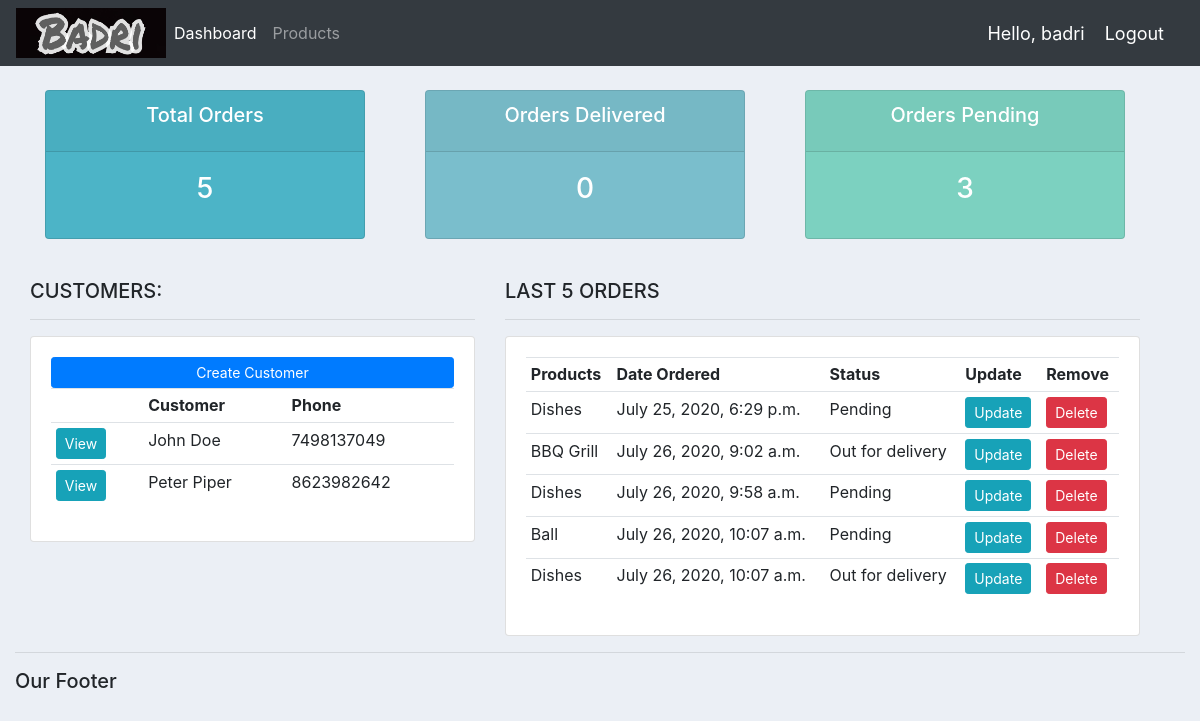
Page / (signed in) on the earlier database version.
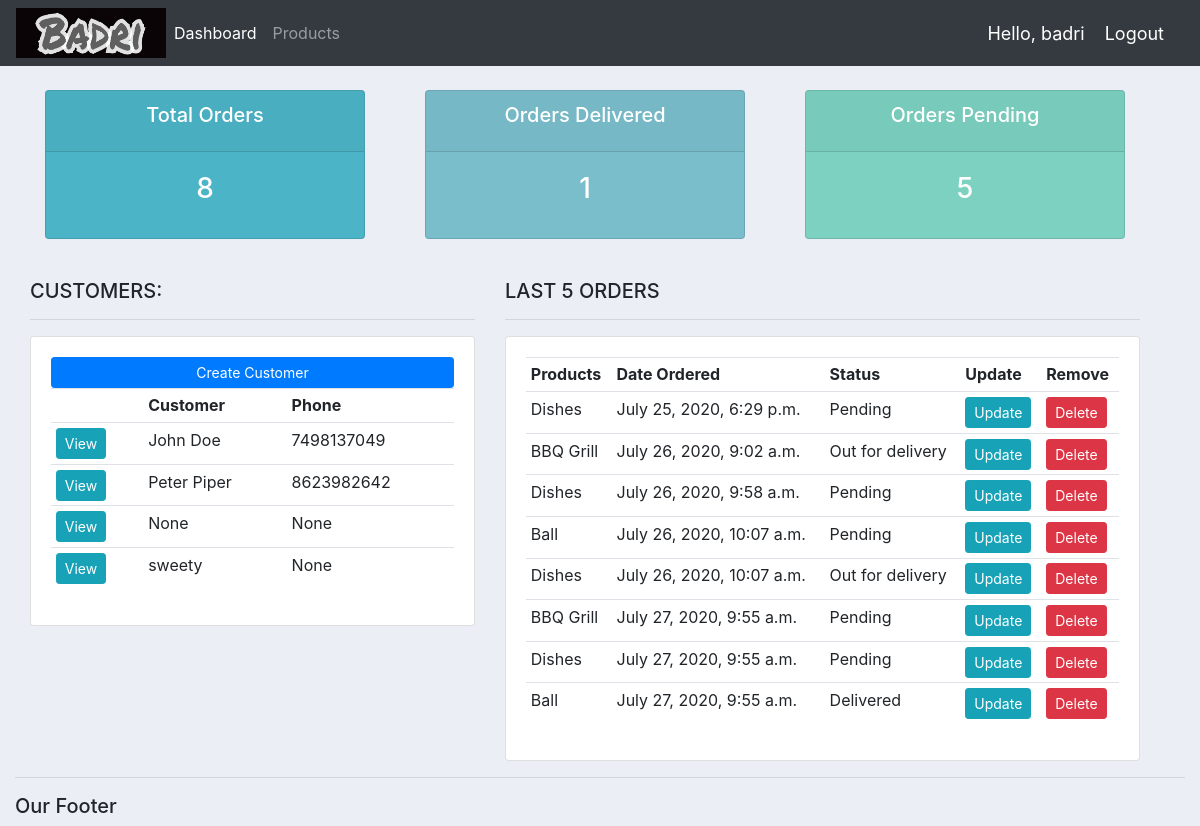
Same page on the later database version.
### accounts/models.py (models this page shows, shortened)
class Customer(models.Model):
    user = models.OneToOneField(User, blank=True, null=True, on_delete=models.CASCADE)
    name = models.CharField(max_length=200, null=True)
    phone = models.CharField(max_length=200, null=True)
    email = models.EmailField()
    profile_pic = models.ImageField(default="profile_pic.png", null=True, blank=True)
    date_created = models.DateTimeField(auto_now_add=True)

class Order(models.Model):
    STATUS = (
        ('Pending', 'Pending'),
        ('Out for delivery', 'Out for delivery'),
        ('Delivered', 'Delivered'),
    )
    customer = models.ForeignKey(Customer, null=True, on_delete=models.SET_NULL)
    product = models.ForeignKey(Product, null=True, on_delete=models.SET_NULL)
    date_created = models.DateTimeField(auto_now_add=True, null=True)
    status = models.CharField(max_length=200, null=True, choices=STATUS)
    note = models.CharField(max_length=1000, null=True)

class Product(models.Model):
    CATEGORY = (
        ('Indoor', 'Indoor'),
        ('Out Door', 'Out Door'),
    )
    name = models.CharField(max_length=200, null=True)
    price = models.FloatField(null=True)
    category = models.CharField(max_length=200, null=True, choices=CATEGORY)
    description = models.CharField(max_length=200, null=True)
    date_created = models.DateTimeField(auto_now_add=True, null=True)
    tags = models.ManyToManyField(Tag)
    def __str__(self):
        return self.name

### accounts/decorators.py (the view)
    def wrapper_func(request, *args, **kwargs):
        group = None
        if request.user.groups.exists():
            group = request.user.groups.all()[0].name
        if group == 'customer':
            return redirect('user-page')
        if group == 'admin':
            return view_func(request, *args, **kwargs)

### accounts/views.py (called while the page is built)
@login_required(login_url='login')
@admin_only
def home(request):
    orders = Order.objects.all()
    customers = Customer.objects.all()
    total_customers = customers.count()
    total_orders = orders.count()
    delivered = orders.filter(status='Delivered').count()
    pending = orders.filter(status='Pending').count()
    context = {
        'orders': orders,
        'customers': customers,
        'total_orders': total_orders,
        'delivered': delivered,
        'pending': pending,
    }
    return render(request, 'accounts/dashboard.html', context)

### accounts/templates/accounts/dashboard.html
{% extends "accounts/main.html" %}
{% block content %}
{% include "accounts/status.html" %}
<br />
<div class="row container-fluid cont">
  <div class="col-md-5">
    <h5>CUSTOMERS:</h5>
    <hr />
    <div class="card card-body">
      <a class="btn btn-primary btn-sm btn-block" href="">Create Customer</a>
      <table class="table table-sm">
        <tr>
          <th></th>
          <th>Customer</th>
          <th>Phone</th>
        </tr>
        {% for cust in customers %}
        <tr>
          <td><a class="btn btn-sm btn-info" href="{% url 'customer' cust.id %}">View</a></td>
          <td>{{ cust.name }}</td>
          <td>{{ cust.phone }}</td>
        </tr>
        {% endfor %}
      </table>
    </div>
  </div>
  <div class="col-md-7">
    <h5>LAST 5 ORDERS</h5>
    <hr />
    <div class="card card-body">
      <table class="table table-sm">
        <tr>
          <th>Products</th>
          <th>Date Ordered</th>
          <th>Status</th>
          <th>Update</th>
          <th>Remove</th>
        </tr>
        {% for ord in orders %}
          <tr>
            <td>{{ ord.product }}</td>
            <td>{{ ord.date_created }}</td>
            <td>{{ ord.status }}</td>
            <td><a class="btn btn-sm btn-info" href="{% url 'update_order' ord.id %}">Update</a></td>
            <td><a class="btn btn-sm btn-danger" href="{% url 'delete_order' ord.id %}">Delete</a></td>
          </tr>
        {% endfor %}
      </table>
    </div>
  </div>
</div>
{% endblock %}

### accounts/templates/accounts/main.html (shortened to what this page needs)
{% load static %}
<!DOCTYPE html>
<html lang="en">
<head>
    <link rel="stylesheet" type="text/css" href="{% static '/css/main.css' %}">
    <link rel="stylesheet" href="https://stackpath.bootstrapcdn.com/bootstrap/4.5.0/css/bootstrap.min.css">
</head>
<body class="solid_body">
    {% include "accounts/navbar.html" %}
    <div class="container-fluid">
        {% block content %}
        {% endblock %}
        <hr>
        <h5>Our Footer</h5>
    </div>
</body>
</html>

### accounts/templates/accounts/navbar.html (shortened to what this page needs)
{% load static %}
<nav class="navbar navbar-expand-lg navbar-dark bg-dark">
    <img src="{% static 'images/logo3.png' %}" alt="Logo" width="150px" height="50px">
    <div class="collapse navbar-collapse" id="navbarNav">
      <ul class="navbar-nav">
        {% if request.user.is_staff %}
          <li class="nav-item active">
            <a class="nav-link" href="{% url 'home' %}">Dashboard</a>
          </li>
          <li class="nav-item">
            <a class="nav-link" href="{% url 'products' %}">Products</a>
          </li>
        {% else %}
          <li class="nav-item">
            <a class="nav-link" href="{% url 'account' %}">Settings</a>
          </li>
        {% endif %}
      </ul>
    </div>
    <span class="hello-msg">Hello, {{ request.user }}</span>
    <span><a class="hello-msg" href="{% url 'logout' %}">Logout</a></span>
  </nav>

### accounts/templates/accounts/status.html
<br>
<div class="row container-fluid">
  <div class="col">
    <div class="col-md">
      <div class="card text-center text-white mb-3" id="total-orders">
        <div class="card-header">
          <h5 class="card-title">Total Orders</h5>
        </div>
        <div class="card-body">
          <h3 class="card-title">{{ total_orders }}</h3>
        </div>
      </div>
    </div>
  </div>
  <div class="col">
    <div class="col-md">
      <div class="card text-center text-white mb-3" id="orders-delivered">
        <div class="card-header">
          <h5 class="card-title">Orders Delivered</h5>
        </div>
        <div class="card-body">
          <h3 class="card-title">{{ delivered }}</h3>
        </div>
      </div>
    </div>
  </div>
  <div class="col">
    <div class="col-md">
      <div class="card text-center text-white mb-3" id="orders-pending">
        <div class="card-header">
          <h5 class="card-title">Orders Pending</h5>
        </div>
        <div class="card-body">
          <h3 class="card-title">{{ pending }}</h3>
        </div>
      </div>
    </div>
  </div>
</div>

### static/css/main.css (style rules this page uses)
.solid_body { background-color: #ebeff5; }
#total-orders { background-color: #4cb4c7; }
#orders-delivered { background-color: #7abecc; }
#orders-pending { background-color: #7CD1C0; }

### accounts/templates/accounts/navbar.html (style rules this page uses)
.hello-msg { font-size: 18px; color: #fff; margin-right: 20px; }

Differences in the rows shown:
added Customer: name "None", phone "None"
added Customer: name "sweety", phone "None"
added Order: product "BBQ Grill", date_created "July 27, 2020, 9:55 a.m.", status "Pending"
added Order: product "Dishes", date_created "July 27, 2020, 9:55 a.m.", status "Pending"
added Order: product "Ball", date_created "July 27, 2020, 9:55 a.m.", status "Delivered"
Other differences:
{{ total_orders }}: "5" → "8"
{{ delivered }}: "0" → "1"
{{ pending }}: "3" → "5"
